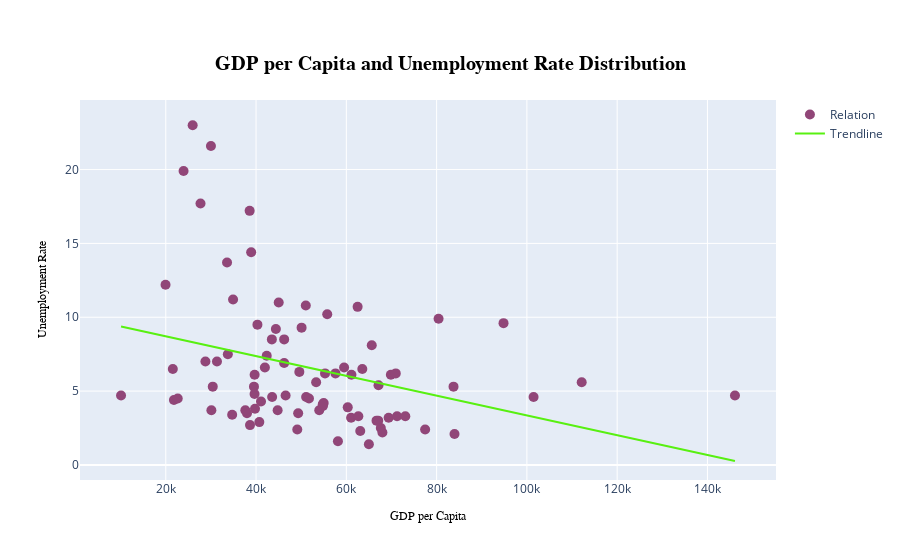

This figure's notebook cell:
### Code cell
x = df['GDP per Capita'].astype('float32').dropna()
y = df['Unemployment Rate'].astype('float32').dropna()

# linear regression
slope, intercept = np.polyfit(x, y, 1)
y_fit = slope * x + intercept

fig = go.Figure()

fig.add_trace(go.Scatter(x = x, y = y, mode='markers', marker=dict(color="#914678", size=10), name = 'Relation'))

# trendline
fig.add_trace(go.Scatter(x=x, y=y_fit, mode='lines', line=dict(color = "#58F011", width=2), name='Trendline'))

fig.update_layout(title = dict(text="<b>GDP per Capita and Unemployment Rate Distribution</b>",  
                               font=dict(family='Arial', size=20, color='#000000'),
                               xanchor = 'center', x = 0.5, yanchor='top', y=0.9),)

fig.update_xaxes(title_text='GDP per Capita', title_font=dict(family='Arial', size=12, color='#000000'))

fig.update_yaxes(title_text='Unemployment Rate', title_font=dict(family='Arial', size=12, color='#000000'))

fig.show()
